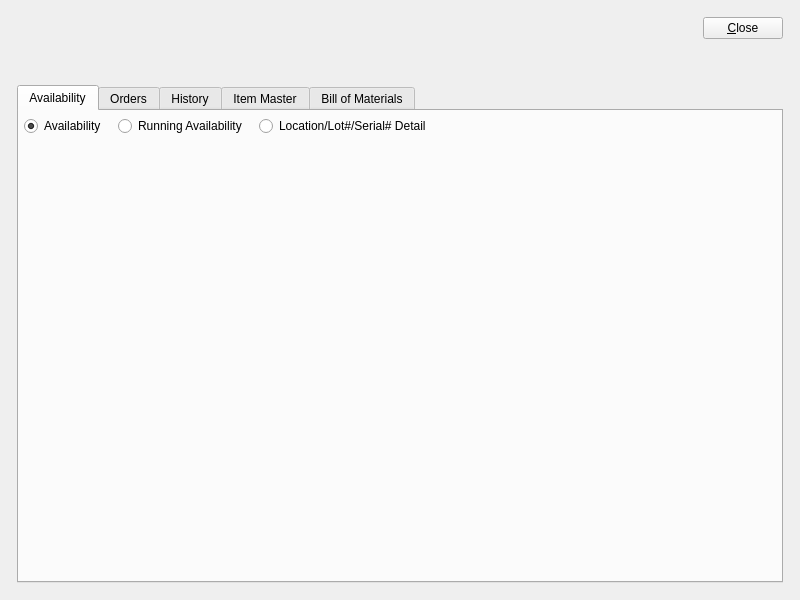
<?xml version="1.0" encoding="UTF-8"?>
<ui version="4.0">
 <comment>This file is part of the xTuple ERP: PostBooks Edition, a free and
open source Enterprise Resource Planning software suite,
Copyright (c) 1999-2018 by OpenMFG LLC, d/b/a xTuple.
It is licensed to you under the Common Public Attribution License
version 1.0, the full text of which (including xTuple-specific Exhibits)
is available at www.xtuple.com/CPAL.  By using this software, you agree
to be bound by its terms.</comment>
 <class>itemAvailabilityWorkbench</class>
 <widget class="QWidget" name="itemAvailabilityWorkbench">
  <property name="geometry">
   <rect>
    <x>0</x>
    <y>0</y>
    <width>800</width>
    <height>600</height>
   </rect>
  </property>
  <property name="windowTitle">
   <string>Item Availability Workbench</string>
  </property>
  <layout class="QGridLayout" name="gridLayout_2">
   <item row="0" column="0">
    <layout class="QGridLayout" name="gridLayout">
     <property name="margin">
      <number>12</number>
     </property>
     <property name="spacing">
      <number>12</number>
     </property>
     <item row="0" column="0">
      <layout class="QHBoxLayout">
       <property name="spacing">
        <number>5</number>
       </property>
       <item>
        <widget class="ItemCluster" name="_item">
         <property name="focusPolicy">
          <enum>Qt::StrongFocus</enum>
         </property>
        </widget>
       </item>
       <item>
        <layout class="QHBoxLayout">
         <property name="spacing">
          <number>0</number>
         </property>
         <item>
          <spacer>
           <property name="orientation">
            <enum>Qt::Horizontal</enum>
           </property>
           <property name="sizeType">
            <enum>QSizePolicy::Expanding</enum>
           </property>
           <property name="sizeHint" stdset="0">
            <size>
             <width>31</width>
             <height>20</height>
            </size>
           </property>
          </spacer>
         </item>
         <item>
          <layout class="QVBoxLayout">
           <property name="spacing">
            <number>0</number>
           </property>
           <item>
            <widget class="QPushButton" name="_close">
             <property name="text">
              <string>&amp;Close</string>
             </property>
            </widget>
           </item>
           <item>
            <spacer>
             <property name="orientation">
              <enum>Qt::Vertical</enum>
             </property>
             <property name="sizeType">
              <enum>QSizePolicy::Preferred</enum>
             </property>
             <property name="sizeHint" stdset="0">
              <size>
               <width>20</width>
               <height>34</height>
              </size>
             </property>
            </spacer>
           </item>
          </layout>
         </item>
        </layout>
       </item>
      </layout>
     </item>
     <item row="1" column="0">
      <widget class="QTabWidget" name="_tab">
       <property name="currentIndex">
        <number>0</number>
       </property>
       <widget class="QWidget" name="_availabilityTab">
        <attribute name="title">
         <string>Availability</string>
        </attribute>
        <layout class="QVBoxLayout" name="verticalLayout_3">
         <item>
          <layout class="QHBoxLayout" name="horizontalLayout_3">
           <property name="spacing">
            <number>12</number>
           </property>
           <item>
            <widget class="QRadioButton" name="_availabilityButton">
             <property name="text">
              <string>Availability</string>
             </property>
             <property name="checked">
              <bool>true</bool>
             </property>
            </widget>
           </item>
           <item>
            <widget class="QRadioButton" name="_runningAvailabilityButton">
             <property name="text">
              <string>Running Availability</string>
             </property>
            </widget>
           </item>
           <item>
            <widget class="QRadioButton" name="_locationDetailButton">
             <property name="text">
              <string>Location/Lot#/Serial# Detail</string>
             </property>
            </widget>
           </item>
           <item>
            <spacer name="crmButtonsSpacer">
             <property name="orientation">
              <enum>Qt::Horizontal</enum>
             </property>
             <property name="sizeHint" stdset="0">
              <size>
               <width>40</width>
               <height>20</height>
              </size>
             </property>
            </spacer>
           </item>
          </layout>
         </item>
         <item>
          <widget class="QStackedWidget" name="_availabilityStack">
           <property name="enabled">
            <bool>true</bool>
           </property>
           <property name="currentIndex">
            <number>0</number>
           </property>
           <widget class="QWidget" name="_availabilityPage">
            <layout class="QGridLayout" name="gridLayout_20"/>
           </widget>
           <widget class="QWidget" name="_runningAvailabilityPage">
            <layout class="QGridLayout" name="gridLayout_21"/>
           </widget>
           <widget class="QWidget" name="_locationDetailPage">
            <layout class="QGridLayout" name="gridLayout_22"/>
           </widget>
          </widget>
         </item>
        </layout>
       </widget>
       <widget class="QWidget" name="_ordersTab">
        <attribute name="title">
         <string>Orders</string>
        </attribute>
        <layout class="QVBoxLayout" name="verticalLayout_4">
         <item>
          <layout class="QHBoxLayout" name="horizontalLayout_2">
           <item>
            <widget class="QRadioButton" name="_purchaseOrderItemsButton">
             <property name="text">
              <string>Purchase Orders</string>
             </property>
             <property name="checked">
              <bool>true</bool>
             </property>
            </widget>
           </item>
           <item>
            <widget class="QRadioButton" name="_salesOrderItemsButton">
             <property name="text">
              <string>Sales Orders</string>
             </property>
            </widget>
           </item>
           <item>
            <widget class="QRadioButton" name="_quoteItemsButton">
             <property name="text">
              <string>Quotes</string>
             </property>
            </widget>
           </item>
           <item>
            <widget class="QRadioButton" name="_customerPricesButton">
             <property name="text">
              <string>Customer Prices</string>
             </property>
            </widget>
           </item>
           <item>
            <spacer name="horizontalSpacer_2">
             <property name="orientation">
              <enum>Qt::Horizontal</enum>
             </property>
             <property name="sizeHint" stdset="0">
              <size>
               <width>40</width>
               <height>20</height>
              </size>
             </property>
            </spacer>
           </item>
          </layout>
         </item>
         <item>
          <widget class="QStackedWidget" name="_ordersStack">
           <property name="enabled">
            <bool>true</bool>
           </property>
           <property name="currentIndex">
            <number>0</number>
           </property>
           <widget class="QWidget" name="_purchaseOrderItemsPage">
            <layout class="QGridLayout" name="gridLayout_28"/>
           </widget>
           <widget class="QWidget" name="_salesOrderItemsPage">
            <layout class="QGridLayout" name="gridLayout_29"/>
           </widget>
           <widget class="QWidget" name="_quoteItemsPage">
            <layout class="QGridLayout" name="gridLayout_30"/>
           </widget>
           <widget class="QWidget" name="_customerPricesPage">
            <layout class="QGridLayout" name="gridLayout_33"/>
           </widget>
          </widget>
         </item>
        </layout>
       </widget>
       <widget class="QWidget" name="_historyTab">
        <attribute name="title">
         <string>History</string>
        </attribute>
        <layout class="QVBoxLayout" name="verticalLayout_2">
         <item>
          <layout class="QHBoxLayout" name="horizontalLayout_4">
           <property name="spacing">
            <number>12</number>
           </property>
           <item>
            <widget class="QRadioButton" name="_inventoryHistoryButton">
             <property name="text">
              <string>Inventory History</string>
             </property>
             <property name="checked">
              <bool>true</bool>
             </property>
            </widget>
           </item>
           <item>
            <widget class="QRadioButton" name="_receivingHistoryButton">
             <property name="text">
              <string>Receiving History</string>
             </property>
            </widget>
           </item>
           <item>
            <widget class="QRadioButton" name="_salesHistoryButton">
             <property name="text">
              <string>Sales History</string>
             </property>
            </widget>
           </item>
           <item>
            <spacer name="crmButtonsSpacer_2">
             <property name="orientation">
              <enum>Qt::Horizontal</enum>
             </property>
             <property name="sizeHint" stdset="0">
              <size>
               <width>40</width>
               <height>20</height>
              </size>
             </property>
            </spacer>
           </item>
          </layout>
         </item>
         <item>
          <widget class="QStackedWidget" name="_historyStack">
           <property name="enabled">
            <bool>true</bool>
           </property>
           <property name="currentIndex">
            <number>0</number>
           </property>
           <widget class="QWidget" name="_inventoryHistoryPage">
            <layout class="QGridLayout" name="gridLayout_23"/>
           </widget>
           <widget class="QWidget" name="_receivingHistoryPage">
            <layout class="QGridLayout" name="gridLayout_26"/>
           </widget>
           <widget class="QWidget" name="_salesHistoryPage">
            <layout class="QGridLayout" name="gridLayout_27"/>
           </widget>
          </widget>
         </item>
        </layout>
       </widget>
       <widget class="QWidget" name="_itemTab">
        <attribute name="title">
         <string>Item Master</string>
        </attribute>
        <layout class="QVBoxLayout" name="verticalLayout_5">
         <item>
          <widget class="QStackedWidget" name="_itemStack">
           <property name="enabled">
            <bool>true</bool>
           </property>
           <property name="currentIndex">
            <number>0</number>
           </property>
           <widget class="QWidget" name="_itemPage">
            <layout class="QGridLayout" name="gridLayout_31"/>
           </widget>
           <widget class="QWidget" name="_whereUsedPage_2">
            <layout class="QGridLayout" name="gridLayout_32"/>
           </widget>
          </widget>
         </item>
        </layout>
       </widget>
       <widget class="QWidget" name="_bomTab">
        <attribute name="title">
         <string>Bill of Materials</string>
        </attribute>
        <layout class="QVBoxLayout" name="verticalLayout">
         <item>
          <layout class="QHBoxLayout" name="horizontalLayout">
           <item>
            <widget class="QRadioButton" name="_singleLevelBOMButton">
             <property name="text">
              <string>Single Level BOM</string>
             </property>
             <property name="checked">
              <bool>true</bool>
             </property>
            </widget>
           </item>
           <item>
            <widget class="QRadioButton" name="_costedIndentedBOMButton">
             <property name="text">
              <string>Costed Indented BOM</string>
             </property>
             <property name="checked">
              <bool>false</bool>
             </property>
            </widget>
           </item>
           <item>
            <widget class="QRadioButton" name="_whereUsedButton">
             <property name="text">
              <string>Where Used</string>
             </property>
            </widget>
           </item>
           <item>
            <spacer name="horizontalSpacer">
             <property name="orientation">
              <enum>Qt::Horizontal</enum>
             </property>
             <property name="sizeHint" stdset="0">
              <size>
               <width>40</width>
               <height>20</height>
              </size>
             </property>
            </spacer>
           </item>
          </layout>
         </item>
         <item>
          <widget class="QStackedWidget" name="_bomStack">
           <property name="enabled">
            <bool>true</bool>
           </property>
           <property name="currentIndex">
            <number>0</number>
           </property>
           <widget class="QWidget" name="_singleLevelBOMPage">
            <layout class="QVBoxLayout" name="verticalLayout_6"/>
           </widget>
           <widget class="QWidget" name="_costedIndentedBOMPage">
            <layout class="QGridLayout" name="gridLayout_24"/>
           </widget>
           <widget class="QWidget" name="_whereUsedPage">
            <layout class="QGridLayout" name="gridLayout_25"/>
           </widget>
          </widget>
         </item>
        </layout>
       </widget>
      </widget>
     </item>
    </layout>
   </item>
  </layout>
 </widget>
 <layoutdefault spacing="5" margin="5"/>
 <customwidgets>
  <customwidget>
   <class>ItemCluster</class>
   <extends>QWidget</extends>
   <header>itemcluster.h</header>
   <container>1</container>
  </customwidget>
 </customwidgets>
 <tabstops>
  <tabstop>_item</tabstop>
  <tabstop>_tab</tabstop>
  <tabstop>_close</tabstop>
 </tabstops>
 <resources/>
 <connections>
  <connection>
   <sender>_close</sender>
   <signal>clicked()</signal>
   <receiver>itemAvailabilityWorkbench</receiver>
   <slot>close()</slot>
   <hints>
    <hint type="sourcelabel">
     <x>20</x>
     <y>20</y>
    </hint>
    <hint type="destinationlabel">
     <x>20</x>
     <y>20</y>
    </hint>
   </hints>
  </connection>
 </connections>
</ui>
